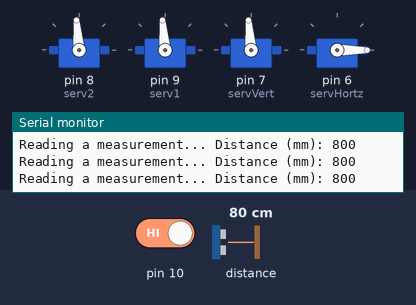
The sketch below on a simulated Arduino Uno, built with avr-gcc and run on an emulated ATmega328P. On the bench: 4 × servo, the last lines printed to the serial monitor. The inputs (shaded band) are chosen by the test bench; at power-on: pin 10 HIGH, distance to the obstacle 80 cm.

Above: at 7.03 s.
7.3 s: pin 10 driven LOW
At 7.64 s:
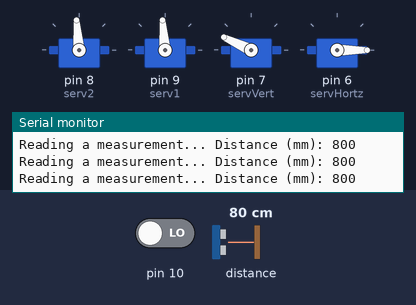
At 10.1 s:
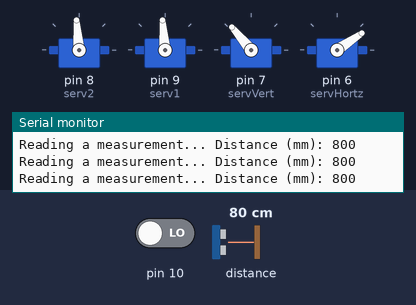
10.3 s: distance to the obstacle set to 2 cm
At 12.78 s:
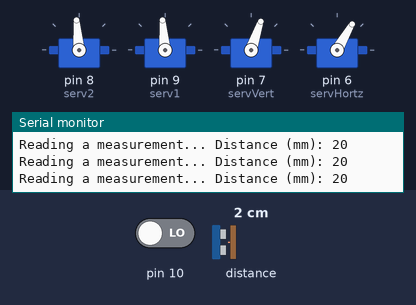
Timing chart, 0 to 19.3 s (numbered marks = the images above; inputs shaded):
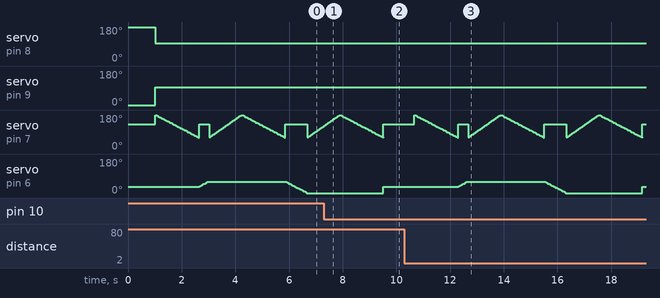

The sketch:

MAgnumOpus_2.ino
```cpp
#include <Servo.h>
#include <Adafruit_VL53L0X.h>
//#include <SoftwareSerial.h>
Adafruit_VL53L0X lox = Adafruit_VL53L0X();
Servo serv1;
Servo serv2;
Servo servVert;
Servo servHortz;
//SoftwareSerial BTserial(11, 12); // RX | TX or 10,11

char c = ' ';
//boolean NL = true;
//const long baudRate = 38400;
int thing;
int pastTime = 1500;
int choice = 0;
int pos = 0; //Speed of servo 1
int pos2 = 180; //speed of servo 2
int ledpin = 13; // led on D13 will show blink on / off

void setup() {
  pinMode(10, INPUT);
//  pinMode(ledpin,OUTPUT);
  serv2.attach(8);
  serv1.attach(9);
  servVert.attach(7);
  servHortz.attach(6);
  Serial.begin(115200);
//  BTserial.begin(baudRate);
  while (! Serial) {
    delay(1);
  }

  Serial.println("Adafruit VL53L0X test");
  if (!lox.begin()) {
    Serial.println(F("Failed to boot VL53L0X"));
    while (1);
  }
  // power
  Serial.println(F("VL53L0X API Simple Ranging example\n\n"));

}

int checkTime(int interval, unsigned long previousMillis) {
  unsigned long currentMillis = millis();
  if (currentMillis - previousMillis >= interval) {
    return true;
  }
}
void dontHitWall() {
  thing = digitalRead(10);
  if (thing == LOW) {
    pos = 95;
    pos2 = 95;
    serv1.write(pos);
    serv2.write(pos2);
  }
}

void scan() {
  //effective range 60-180 neutral = 130
  int vertPos = 60;
  //effective range 0-60 neutral = 34
  int hortzPos = 0;
  int delayFact = 10;
  for (vertPos = 60; vertPos <= 180; vertPos ++) {
    while ((checkTime(delayFact, millis)) != true) {
      servVert.write(vertPos);

    }

  }
  for (vertPos = 180; vertPos >= 60; vertPos --) {
    servVert.write(vertPos);
    delay(delayFact);
    if (vertPos % 10 == 9) {
      maping();
    }

  }
  //Horizontal momement
  servVert.write(130);
  for (hortzPos = 34; hortzPos <= 60; hortzPos ++) {
    servHortz.write(hortzPos);
    delay(delayFact);
    if (hortzPos % 10 == 9) {
      maping();
    }

  }
  for (vertPos = 60; vertPos <= 180; vertPos ++) {
    servVert.write(vertPos);
    delay(delayFact);


  }
  for (vertPos = 180; vertPos >= 60; vertPos --) {
    servVert.write(vertPos);
    delay(delayFact);
    if (vertPos % 10 == 9) {
      maping();
    }

  }
  servVert.write(130);
  for (hortzPos = 60; hortzPos >= 0; hortzPos --) {
    servHortz.write(hortzPos);
    delay(delayFact);
    if (hortzPos % 10 == 9) {
      maping();
    }

  }
  for (vertPos = 60; vertPos <= 180; vertPos ++) {
    servVert.write(vertPos);
    delay(delayFact);


  }
  for (vertPos = 180; vertPos >= 60; vertPos --) {
    servVert.write(vertPos);
    delay(delayFact);
    if (vertPos % 10 == 9) {
      maping();
    }

  }
}
void maping() {
  VL53L0X_RangingMeasurementData_t measure;

  Serial.print("Reading a measurement... ");
  lox.rangingTest(&measure, false); // pass in 'true' to get debug data printout!

  if (measure.RangeStatus != 4) {  // phase failures have incorrect data
    Serial.print("Distance (mm): "); Serial.println(measure.RangeMilliMeter);
  } else {
    Serial.println(" out of range ");
  }
}

void loop() {
//  if (BTserial.available()) {
//    c = BTserial.read();
//    Serial.write(c);
//    if (c == '1') {
//      digitalWrite(ledpin, 1);
//      BTserial.println("LED  On D13 ON ! ");
//    }
//    if (c == '0') {
//      digitalWrite(ledpin, 0);
//      BTserial.println("LED  On D13 OFF ! ");
//    }
//  }

  if (choice == 0) {
    servVert.write(130);
    servHortz.write(34);
    serv1.write(pos);
    serv2.write(pos2);
    for ( int i = 0; i <= 1000; i++) {
      dontHitWall();
      delay(1);
    }
    choice += 1;

  } else {
    serv1.write(95);
    serv2.write(95);
    scan();
    choice = 0;
  }


}
```

Measured:
- after the input at 7.3 s, servo on pin 8 (serv2): stays 95° (without the input it goes to 180° after 2.2 s); servo on pin 9 (serv1): stays 95° (without the input it goes to 0° after 2.2 s)
